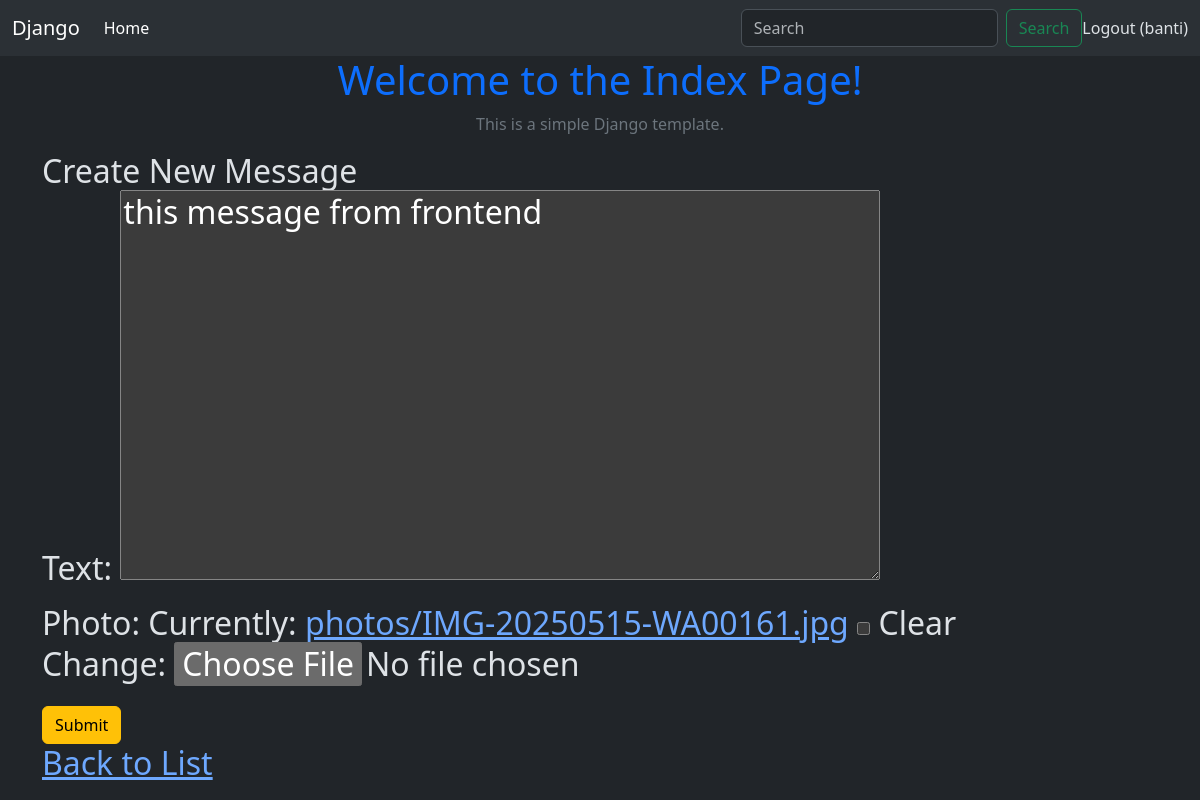
The page /3/edit/ (signed in) on the database as committed earlier.
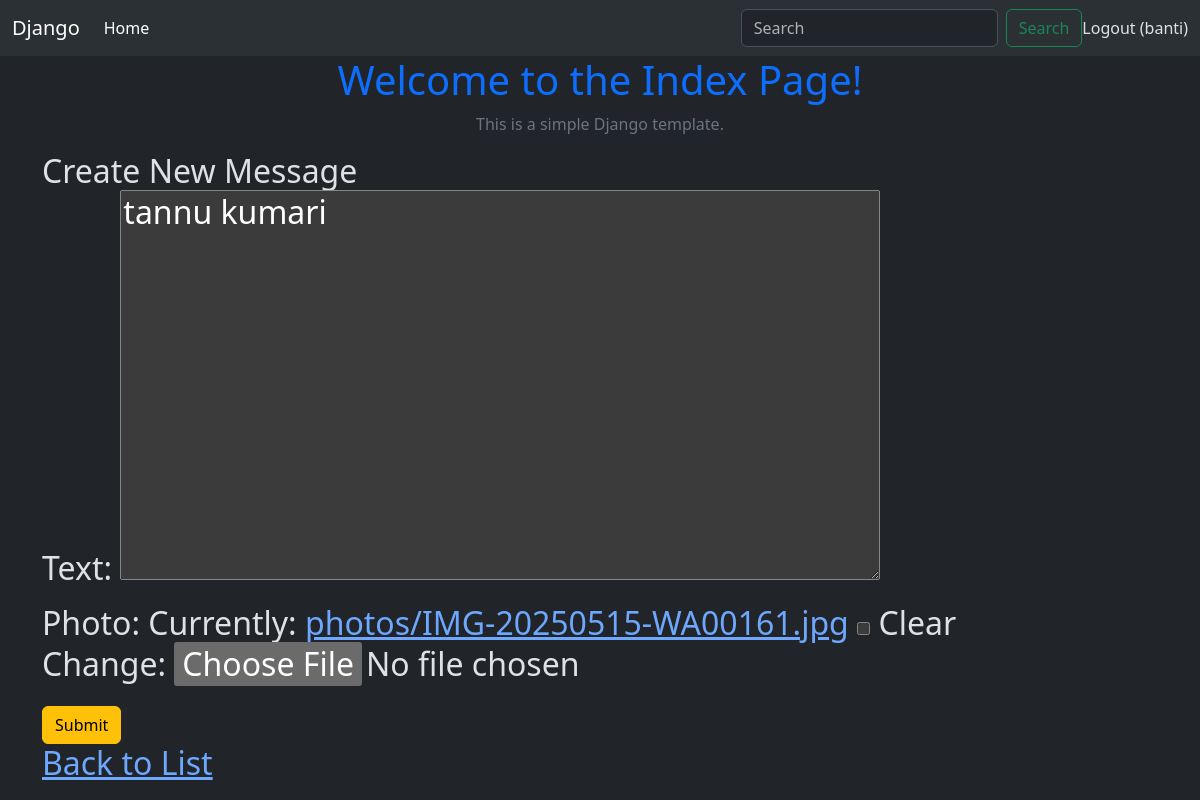
The same page on the database as committed later.
### ham/models.py (models this page shows, shortened)
class Ham(models.Model):
    user = models.ForeignKey(User, on_delete=models.CASCADE)
    text = models.TextField(max_length=255)
    photo = models.ImageField(upload_to='photos/', null=True, blank=True)
    created_at = models.DateTimeField(auto_now_add=True)
    updated_at = models.DateTimeField(auto_now=True)

### ham/views.py (the view)
# urls.py: path('<int:user_id>/edit/', views.ham_edit, name='ham_edit'),
@login_required
def ham_edit(request, user_id):
    ham = get_object_or_404(Ham, pk=user_id, user=request.user)
    if request.method == 'POST':
        form = HamForm(request.POST, request.FILES, instance=ham)
        if form.is_valid():
            form.save()
            return redirect('ham_list')
    else:
        form = HamForm(instance=ham)
    return render(request, 'ham_form.html', {'form': form})

### ham/forms.py
class HamForm(forms.ModelForm):
    class Meta:
        model = Ham
        fields = ['text', 'photo']

### ham/templates/ham_form.html (shortened to what this page needs)
{% extends 'Layout.html' %}
{% block content %}
    <h1 class="text-primary text-center">Welcome to the Index Page!</h1>
    <p class="text-secondary text-center">This is a simple Django template.</p>
<h2>
    {%if form.instance.ok %}
    Edit message
    {%else%}Create New Message
    {% endif %}
    <form method="post" enctype="multipart/form-data">
        {{ form.as_p }}
        <button type="submit" class="btn btn-warning">Submit</button>
    </form>
    <a href="{% url 'ham_list' %}">Back to List</a>
</h2>
{% endblock %}

Rows that differ between the two databases and show on the page:
changed Ham: text "this message from frontend" → "tannu kumari"
